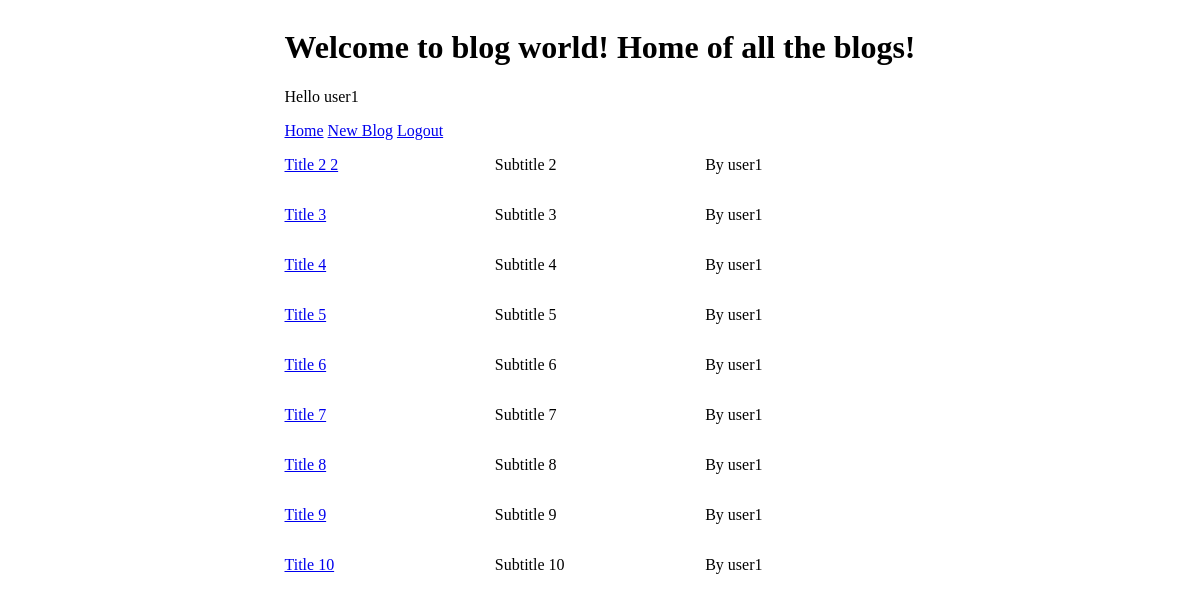
/profile/1 (signed in), run on an earlier commit of the app's database.
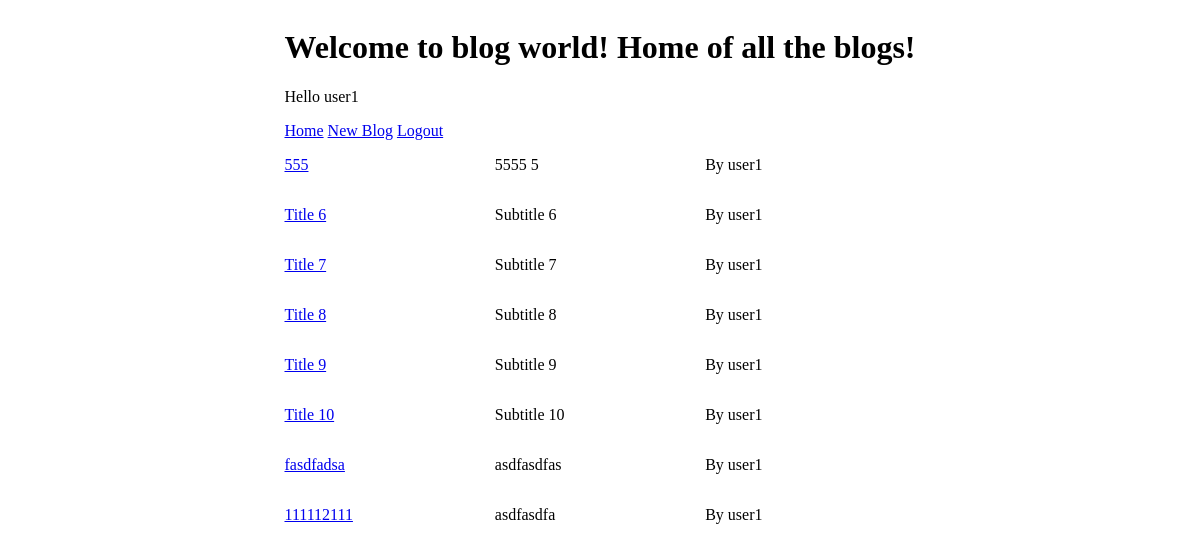
And on a later commit of the database.
### blog_api/models.py (models this page shows, shortened)
class BlogPost(db.Model):
   __tablename__ = "blog_posts"
   id: Mapped[int] = mapped_column(primary_key=True)
   title: Mapped[str]
   subtitle: Mapped[Optional[str]]
   body: Mapped[str]
   created_at: Mapped[datetime] = mapped_column(server_default=func.now())
   updated_at: Mapped[datetime] = mapped_column(onupdate=lambda : datetime.now(timezone.utc), server_default=func.now())
   author_id: Mapped[int] = mapped_column(ForeignKey("users.id"))
   author: Mapped["User"] = relationship(back_populates="blogs")

class User(db.Model):
   __tablename__="users"
   id: Mapped[int] = mapped_column(primary_key=True)
   username: Mapped[str]
   password: Mapped[str]
   blogs: Mapped[List["BlogPost"]] = relationship(back_populates="author")
   @property
   def is_authenticated(self):
      return current_user.id==self.id

### blog_api/api.py (the view)
@app.get("/profile/<int:user_id>")
@login_required
def get_profile(user_id):
    blogs = [{"id":blog.id, "title": blog.title, "subtitle": blog.subtitle, "body": blog.body, "created_at": blog.created_at, "author": blog.author.username} for blog in db.session.execute(db.select(BlogPost).filter(BlogPost.author_id==user_id)).scalars()]
    return render_template("./profile.html", blogs=blogs)

### blog_api/api.py (called while the page is built)
@login_manager.user_loader
def load_user(user_id):
    return User.query.filter(User.id==int(user_id)).one()

### blog_api/templates/profile.html
{% extends 'base.html' %}
{% block content %}
<h1>Welcome to blog world! Home of all the blogs!</h1>
<div>
    <p>Hello {{current_user.username}}</p>
    <a href="{{ url_for('list_blogs')}}">Home</a>
    <a href="{{ url_for('new_blog_form')}}">New Blog</a>
    <a href="{{ url_for('logout')}}">Logout</a>
</div>
<div id="blogs">
    {% if not blogs %}
    <p>Create a blog to see it here</p>
    {% else %}
    {% for blog in blogs %}
    <div class="blog-overview">
        <a href="{{ url_for( 'get_blog', blog_id=blog.id ) }}">
            <p>{{blog.title}}</p>
        </a>
        <p>{{blog.subtitle}}</p>
        <p>By {{blog.author}}</p>
    </div>
    {% endfor %}
    {% endif %}
</div>
{% endblock %}

What changed in the data, as far as the page shows it:
removed BlogPost: title "Title 2 2", subtitle "Subtitle 2"
removed BlogPost: title "Title 3", subtitle "Subtitle 3"
removed BlogPost: title "Title 4", subtitle "Subtitle 4"
added BlogPost: title "fasdfadsa", subtitle "asdfasdfas"
added BlogPost: title "111112111", subtitle "asdfasdfa"
Also different on the page:
new list line: "555 5555 5"
new list line: "By"
new list line: "user1"
list line gone: "By"
list line gone: "user1"
list line gone: "Title 5 Subtitle 5"
